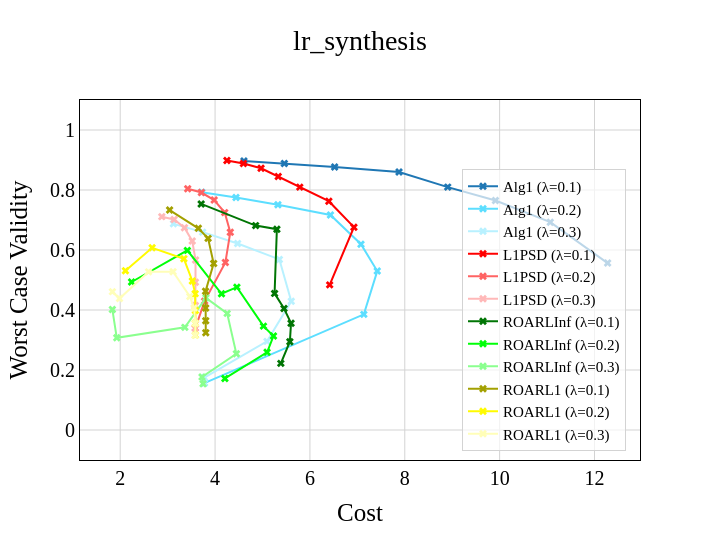

This figure's notebook cell:
### Code cell
# colors = ['#1f77b4', '#17becf', '#9467bd', '#e377c2', '#2ca02c'] # Synthesis
# colors = ['#17becf', '#e377c2', '#2ca02c'] # German
# colors = ['#17becf', '#9467bd', '#e377c2', '#2ca02c'] # SBA
colors =[ '#1f77b4', '#5CDEFF', '#B8F1FF',"#FF0000", "#ff6363", '#FFB8B8',
          '#007504', '#00FF08', '#8AFF8E', '#A3A000', '#FFFB00', '#FFFEB8' ]

nc = len(colors)
font_family = 'Times New Roman'
font_color = 'black'
width, height = 720, 540

# symbols = ['x' for _ in range(len(lambdas))] + ['circle']
# size = [7 for _ in range(len(lambdas))] + [5]
symbols = ['x' for _ in range(len(df_results_avg))] + ['circle']
size = [7 for _ in range(len(df_results_avg))] + [5]

show_errors = False

fig = go.Figure()
for i, alg in enumerate(df_results['Algorithm'].unique()):
    # df_alg = df_results[(df_results['Algorithm'] == alg)].sort_values(['Cost'], ascending=True).copy().reset_index(drop=True)
    df_alg = df_results[(df_results['Algorithm'] == alg)].copy().reset_index(drop=True)
    # x,y, mask = find_pareto(df_alg['Cost'], df_alg['Worst Case Validity'], return_index=True)
    # df_alg = pd.DataFrame({'Algorithm': [method_map[alg] for _ in range(len(x))], 'Cost': x, 'Worst Case Validity': y, 'alpha': df_alg['alpha'][mask]})

    fig.add_trace(go.Scatter(
        x = df_alg['Cost'],
        y = df_alg['Worst Case Validity'],
        marker = dict(color=colors[i], symbol=symbols[i], size=size[i]),
        mode = 'lines+markers' if alg != 'wachter' else 'markers',
        name = method_map[alg],
        showlegend=True,
        customdata=df_alg['alpha'],
        hovertemplate='Cost: %{x}<br>Validity: %{y}<br>alpha: %{customdata}'
    ))

fig.update_xaxes(
    title=dict(
        text='Cost',
        font=dict(
            family=font_family,
            color=font_color,
            size=25
        )
        ), 
    showline=True, 
    mirror=True,
    linecolor='black', 
    gridcolor='lightgrey', 
    zerolinewidth=1,
    zerolinecolor='lightgrey',
    )


fig.update_yaxes(
    title=dict(
        text='Worst Case Validity',
        font=dict(
            family=font_family,
            color=font_color,
            size=25
        ), 
        ), 
    showline=True, 
    mirror=True,
    linecolor='black', 
    gridcolor='lightgrey',
    zerolinewidth=1,
    zerolinecolor='lightgrey',
    )


fig.update_layout(
    title=dict(
        text=f"{params['base_model']}_{params['data']}",
        font=dict(
            family=font_family,
            color=font_color,
            size=28
            ),
        x=0.5,
        xanchor='center'),
    legend=dict(
        x=0.975, 
        y=0.025, 
        orientation='v',
        xanchor='right',
        font=dict(
            family=font_family,
            color=font_color,
            size=15
            ), 
        bgcolor='rgba(255, 255, 255, 0.7)',
        bordercolor='lightgrey',
        borderwidth=1,
        entrywidth=100.5,
        ),
    width=width,
    height=height,
    plot_bgcolor='white',
    paper_bgcolor='white',
    xaxis=dict(
        tickfont=dict(
            family=font_family,
            color=font_color,
            size=20,
        ),
    ),
    yaxis=dict(
        tickfont=dict(
            family=font_family,
            color=font_color,
            size=20
        ),
        range=[-0.1,1.1],
    )
)

print(f'{data_map[params["data"]]}  |  {params["base_model"].upper()}')
fig.show()

### Figure 1 — Plotly figure (JSON) as saved in the notebook; plotly's stock layout.template omitted (floating-point values rounded to 4 significant figures)
{"data": [{"customdata": [0.1, 0.2, 0.3, 0.4, 0.5, 0.6, 0.7, 0.8], "hovertemplate": "Cost: %{x}<br>Validity: %{y}<br>alpha: %{customdata}", "marker": {"color": "#1f77b4", "size": 7, "symbol": "x"}, "mode": "lines+markers", "name": "Alg1 (λ=0.1)", "showlegend": true, "type": "scatter", "x": [4.609, 5.461, 6.521, 7.879, 8.906, 9.912, 11.07, 12.28], "y": [0.8967, 0.8883, 0.8765, 0.8601, 0.8097, 0.765, 0.6927, 0.5564]}, {"customdata": [0.1, 0.2, 0.3, 0.4, 0.5, 0.6, 0.7, 0.8], "hovertemplate": "Cost: %{x}<br>Validity: %{y}<br>alpha: %{customdata}", "marker": {"color": "#5CDEFF", "size": 7, "symbol": "x"}, "mode": "lines+markers", "name": "Alg1 (λ=0.2)", "showlegend": true, "type": "scatter", "x": [3.72, 4.441, 5.325, 6.433, 7.077, 7.42, 7.137, 3.774], "y": [0.7924, 0.7749, 0.7506, 0.7167, 0.6194, 0.5299, 0.3855, 0.1564]}, {"customdata": [0.1, 0.2, 0.3, 0.4, 0.5, 0.6, 0.7, 0.8], "hovertemplate": "Cost: %{x}<br>Validity: %{y}<br>alpha: %{customdata}", "marker": {"color": "#B8F1FF", "size": 7, "symbol": "x"}, "mode": "lines+markers", "name": "Alg1 (λ=0.3)", "showlegend": true, "type": "scatter", "x": [3.122, 3.739, 4.475, 5.356, 5.606, 5.095, 3.774, 3.774], "y": [0.6872, 0.6595, 0.6215, 0.5686, 0.4291, 0.2954, 0.1749, 0.1564]}, {"customdata": [0.1, 0.2, 0.3, 0.4, 0.5, 0.6, 0.7, 0.8], "hovertemplate": "Cost: %{x}<br>Validity: %{y}<br>alpha: %{customdata}", "marker": {"color": "#FF0000", "size": 7, "symbol": "x"}, "mode": "lines+markers", "name": "L1PSD (λ=0.1)", "showlegend": true, "type": "scatter", "x": [4.25, 4.598, 4.97, 5.332, 5.786, 6.399, 6.928, 6.416], "y": [0.8985, 0.8885, 0.8724, 0.8453, 0.8095, 0.7627, 0.6761, 0.4838]}, {"customdata": [0.1, 0.2, 0.3, 0.4, 0.5, 0.6, 0.7, 0.8], "hovertemplate": "Cost: %{x}<br>Validity: %{y}<br>alpha: %{customdata}", "marker": {"color": "#ff6363", "size": 7, "symbol": "x"}, "mode": "lines+markers", "name": "L1PSD (λ=0.2)", "showlegend": true, "type": "scatter", "x": [3.423, 3.712, 3.981, 4.204, 4.321, 4.217, 3.78, 3.584], "y": [0.804, 0.7916, 0.7664, 0.7247, 0.659, 0.5586, 0.4296, 0.3396]}, {"customdata": [0.1, 0.2, 0.3, 0.4, 0.5, 0.6, 0.7, 0.8], "hovertemplate": "Cost: %{x}<br>Validity: %{y}<br>alpha: %{customdata}", "marker": {"color": "#FFB8B8", "size": 7, "symbol": "x"}, "mode": "lines+markers", "name": "L1PSD (λ=0.3)", "showlegend": true, "type": "scatter", "x": [2.877, 3.136, 3.354, 3.519, 3.588, 3.585, 3.584, 3.584], "y": [0.7112, 0.7019, 0.6743, 0.6301, 0.5669, 0.4925, 0.4149, 0.3395]}, {"customdata": [0.1, 0.2, 0.3, 0.4, 0.5, 0.6, 0.7, 0.8], "hovertemplate": "Cost: %{x}<br>Validity: %{y}<br>alpha: %{customdata}", "marker": {"color": "#007504", "size": 7, "symbol": "x"}, "mode": "lines+markers", "name": "ROARLInf (λ=0.1)", "showlegend": true, "type": "scatter", "x": [3.707, 4.856, 5.303, 5.255, 5.453, 5.602, 5.577, 5.386], "y": [0.7535, 0.6813, 0.6694, 0.4553, 0.4047, 0.3561, 0.2941, 0.2221]}, {"customdata": [0.1, 0.2, 0.3, 0.4, 0.5, 0.6, 0.7, 0.8], "hovertemplate": "Cost: %{x}<br>Validity: %{y}<br>alpha: %{customdata}", "marker": {"color": "#00FF08", "size": 7, "symbol": "x"}, "mode": "lines+markers", "name": "ROARLInf (λ=0.2)", "showlegend": true, "type": "scatter", "x": [2.24, 3.416, 4.136, 4.46, 5.02, 5.232, 5.097, 4.207], "y": [0.4933, 0.5986, 0.4541, 0.4762, 0.3463, 0.3132, 0.259, 0.1718]}, {"customdata": [0.1, 0.2, 0.3, 0.4, 0.5, 0.6, 0.7, 0.8], "hovertemplate": "Cost: %{x}<br>Validity: %{y}<br>alpha: %{customdata}", "marker": {"color": "#8AFF8E", "size": 7, "symbol": "x"}, "mode": "lines+markers", "name": "ROARLInf (λ=0.3)", "showlegend": true, "type": "scatter", "x": [1.835, 1.927, 3.363, 3.808, 4.255, 4.449, 3.724, 3.747], "y": [0.4014, 0.3074, 0.3422, 0.4406, 0.3887, 0.2539, 0.177, 0.1543]}, {"customdata": [0.1, 0.2, 0.3, 0.4, 0.5, 0.6, 0.7, 0.8], "hovertemplate": "Cost: %{x}<br>Validity: %{y}<br>alpha: %{customdata}", "marker": {"color": "#A3A000", "size": 7, "symbol": "x"}, "mode": "lines+markers", "name": "ROARL1 (λ=0.1)", "showlegend": true, "type": "scatter", "x": [3.041, 3.647, 3.853, 3.97, 3.799, 3.802, 3.803, 3.804], "y": [0.7331, 0.6723, 0.6388, 0.5553, 0.4627, 0.4068, 0.3642, 0.3244]}, {"customdata": [0.1, 0.2, 0.3, 0.4, 0.5, 0.6, 0.7, 0.8], "hovertemplate": "Cost: %{x}<br>Validity: %{y}<br>alpha: %{customdata}", "marker": {"color": "#FFFB00", "size": 7, "symbol": "x"}, "mode": "lines+markers", "name": "ROARL1 (λ=0.2)", "showlegend": true, "type": "scatter", "x": [2.11, 2.673, 3.343, 3.521, 3.58, 3.585, 3.585, 3.585], "y": [0.5307, 0.6072, 0.5707, 0.4966, 0.4545, 0.3984, 0.3557, 0.3162]}, {"customdata": [0.1, 0.2, 0.3, 0.4, 0.5, 0.6, 0.7, 0.8], "hovertemplate": "Cost: %{x}<br>Validity: %{y}<br>alpha: %{customdata}", "marker": {"color": "#FFFEB8", "size": 7, "symbol": "x"}, "mode": "lines+markers", "name": "ROARL1 (λ=0.3)", "showlegend": true, "type": "scatter", "x": [1.835, 1.985, 2.598, 3.115, 3.468, 3.557, 3.585, 3.581], "y": [0.4611, 0.4381, 0.5272, 0.5275, 0.4449, 0.4067, 0.3559, 0.316]}], "layout": {"height": 540, "legend": {"bgcolor": "rgba(255, 255, 255, 0.7)", "bordercolor": "lightgrey", "borderwidth": 1, "entrywidth": 100.5, "font": {"color": "black", "family": "Times New Roman", "size": 15}, "orientation": "v", "x": 0.975, "xanchor": "right", "y": 0.025}, "paper_bgcolor": "white", "plot_bgcolor": "white", "title": {"font": {"color": "black", "family": "Times New Roman", "size": 28}, "text": "lr_synthesis", "x": 0.5, "xanchor": "center"}, "width": 720, "xaxis": {"gridcolor": "lightgrey", "linecolor": "black", "mirror": true, "showline": true, "tickfont": {"color": "black", "family": "Times New Roman", "size": 20}, "title": {"font": {"color": "black", "family": "Times New Roman", "size": 25}, "text": "Cost"}, "zerolinecolor": "lightgrey", "zerolinewidth": 1}, "yaxis": {"gridcolor": "lightgrey", "linecolor": "black", "mirror": true, "range": [-0.1, 1.1], "showline": true, "tickfont": {"color": "black", "family": "Times New Roman", "size": 20}, "title": {"font": {"color": "black", "family": "Times New Roman", "size": 25}, "text": "Worst Case Validity"}, "zerolinecolor": "lightgrey", "zerolinewidth": 1}}}
